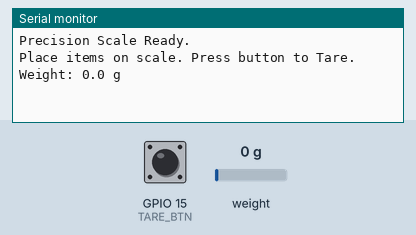
A sketch run on a simulated ESP32. Shown: the last lines printed to the serial monitor. The test bench sets the inputs (shaded band); at power-on: GPIO 15 (TARE_BTN) HIGH, weight on the scale 0 g.

Above: at 2.2 s.
2.3 s: GPIO 15 (TARE_BTN) pulled LOW for 0.85 s
At 4.2 s:
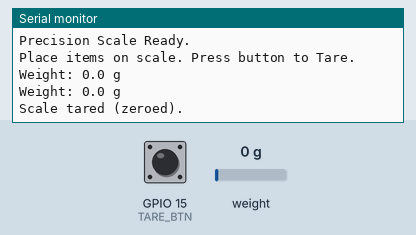
4.9 s: weight on the scale set to 100 g
At 5.7 s:
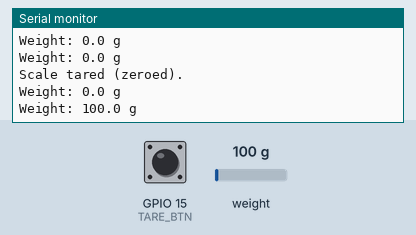
6.4 s: weight on the scale set to 1250 g
At 6.8 s:
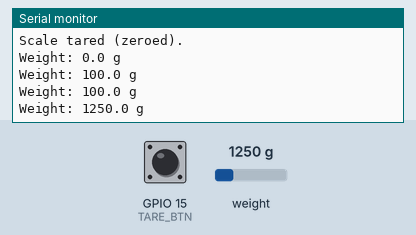
Timing chart, 0 to 9.4 s (numbered marks = the images above; inputs shaded):
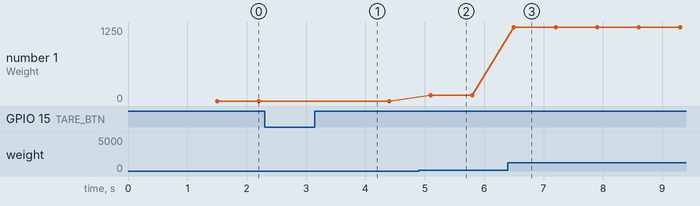

The sketch:

Ex02b_Scale.ino
```cpp
/*
  Exercise 02b — Precision Scale (HX711 Load Cell)
  IIoT-Batch02 | Week 02

  Components:
  - HX711 Load Cell Amplifier
  - Load Cell
  - Push Button (Tare)

  Behavior:
  - Continuously reads weight in grams
  - Press button to Tare (zero) the scale
  - Calibration factor must be adjusted to your specific load cell
*/

#include <HX711.h>

// ─── Pin Definitions ─────────────────────────────────────────────────────────
const int DOUT_PIN  = 4;   // HX711 Data Out
const int CLK_PIN   = 5;   // HX711 Clock
const int TARE_BTN  = 15;  // Tare button (active LOW with pull-up)

// ─── Calibration ─────────────────────────────────────────────────────────────
// HOW TO CALIBRATE:
// 1. Upload with CALIBRATION_FACTOR = 1.0
// 2. Read raw value from Serial Monitor with a known weight (e.g. 500g)
// 3. CALIBRATION_FACTOR = raw_value / known_weight_in_grams
const float CALIBRATION_FACTOR = 420.0;

HX711 scale;

void setup() {
  Serial.begin(115200);
  pinMode(TARE_BTN, INPUT_PULLUP);

  scale.begin(DOUT_PIN, CLK_PIN);
  scale.set_scale(CALIBRATION_FACTOR);
  scale.tare(); // reset to 0 at startup

  Serial.println("Precision Scale Ready.");
  Serial.println("Place items on scale. Press button to Tare.");
}

void loop() {
  // Tare if button is pressed
  if (digitalRead(TARE_BTN) == LOW) {
    scale.tare();
    Serial.println("Scale tared (zeroed).");
    delay(500); // simple debounce
  }

  // Read average of 5 samples for stability
  float weight = scale.get_units(5);
  if (weight < 0) weight = 0; // clamp negatives

  Serial.print("Weight: ");
  Serial.print(weight, 1);
  Serial.println(" g");

  delay(200);
}
```

Measured:
- after the input at 2.3 s, the serial monitor: prints a new line after 1.1 s (image 1)
- after the input at 4.9 s, the serial monitor: prints a new line after 0.20 s (image 2)
- after the input at 6.4 s, the serial monitor: prints a new line after 0.10 s (image 3)
- plotted number 1: 0 → 100 after the input at 4.9 s, 100 → 1250 after the input at 6.4 s
